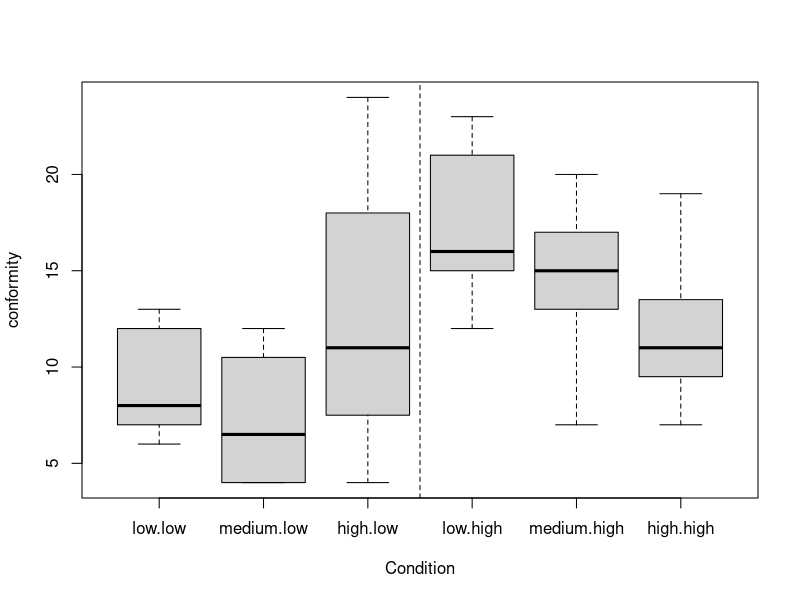
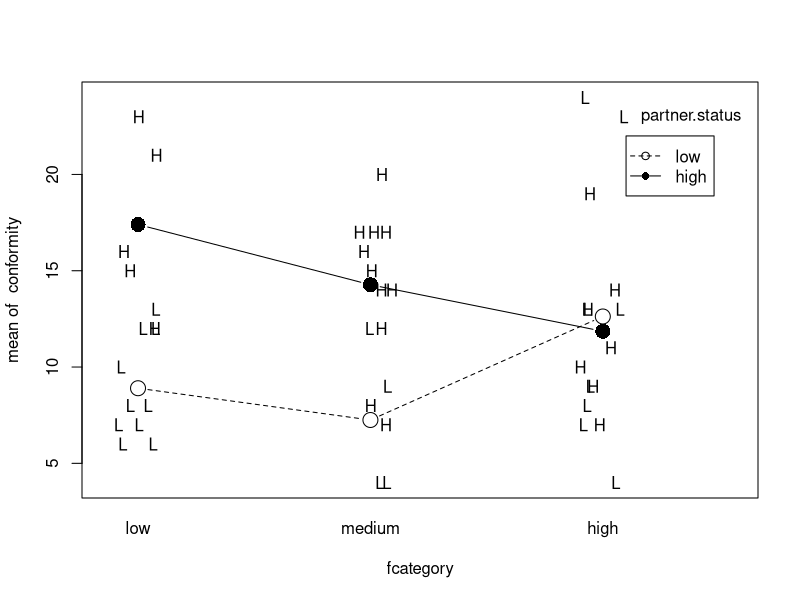

The R source for these figures, in order:
# In the fourth tutorial we are going to practice a 2-way ANOVA with interaction
# and calculate some values of Goodness of Fit using R2.

# We are getting read of stars on our reports
options(show.signif.stars=FALSE)

# Load the car library
library(car)
# Load the effects library
library(effects)


###################################
# Multi-way ANOVA: lm() can also be used with multiple factors and interactions
# Background reading: “Models with Many Factors: Multiway ANOVA” , page 166, blue Fox book
###################################

# Let's now look at a new data set and do a 3x2 two-way ANOVA with interaction
set.seed(123456) # to reproduce the results in the text
some(Moore)  # sample 10 rows

# In the Moore data set a score of conformity measures the number of times (out of 40)
# that a subject will change their mind and agree with the partner.  The fscore and
# fcategory measures the subject’s authoritarianism, in number (fscore) and factor
# (fcategory) form. 

# This is the data size
nrow(Moore)

# Reorder the fcategory and partner.status so that “low” gets included as the 
# intercept in the linear models we will fit:
Moore$fcategory <- factor(Moore$fcategory, levels=c("low", "medium", "high"))
Moore$partner.status <- relevel(Moore$partner.status, ref="low")

# Now we’re going to look at the joint relationship between two factors. A “contingency
# table” shows how many data points are in each pair of levels, and can be created
# using the xtabs command:
xtabs(~ fcategory + partner.status, data=Moore)

# In this table, the upper right number is the number of samples that have
# fcategory=low, partner.status=low, and the lower right shows how many data
# points have fcategory=high, partner.status=high

# In the same way we can compute the number of data points for each pair of levels,
# we can compute the mean and standard deviation of conformity for each pair of levels
# This is just like a contingency table, with the number samples replaced by the
# mean (or sd) of the samples in that group.

# The mean conformity table (remember this for exercise 1.3)
with(Moore, tapply(conformity,
                   list(Authoritarianism=fcategory,
                        "Partner's Status"=partner.status),
                   mean))
# The standard deviation table
with(Moore, tapply(conformity,
                   list(Authoritarianism=fcategory,
                        "Partner's Status"=partner.status),
                   sd))

# Make a nice plot that shows the ranges of values that conformity takes
# on given each (fcategory, partner.status) combination
boxplot(conformity ~ fcategory:partner.status, data=Moore,
        xlab="Condition", ylab="conformity")
abline(v=3.5, lty="dashed")



###############################
# EXERCISES
###############################

# Do the ANOVA on the Moore dataset - first with interactions between fcategory
# and partner.status:
mod.moore.1 <- lm(conformity ~ fcategory*partner.status, data=Moore)
summary(mod.moore.1)

# Then train a model without interactions:
mod.moore.2 <- lm(conformity ~ fcategory + partner.status, data=Moore)
summary(mod.moore.2)

#############################
# EXERCISE 1
#   1) How many coefficients are in mod.moore.1, including intercept?
#   2) How many degrees of freedom (df) does the model have?
#   3) The table on the bottom of page 169 in the blue Fox book shows how to
#       convert model coefficients to the group means of (fcategory,partner.status)
#       combinations. Compute some of the table entries from the coefficients
#       of mod.moore.1. Do they match the mean conformity table you generated
#      earlier?
#############################

#1) mod.moore.1 model has 6 coefficients.
k <- length(mod.moore.1$coeff)
#2) 
# Your sample size
n <- nrow(Moore)
# More precisely if you want to only look at the data used in the model
n <- length(mod.moore.1$model$conformity)  # this is the number of y that were used to calculate the coefficients

# The degrees of freedom that are left are n-k
(df <- n-k)

#3) The means:
(mean.low.low <- mod.moore.1$coeff[1])
(mean.med.low <- mod.moore.1$coeff[1] + mod.moore.1$coeff[2])
(mean.high.low <- mod.moore.1$coeff[1] + mod.moore.1$coeff[3])
(mean.low.high <- mod.moore.1$coeff[1] + mod.moore.1$coeff[4])
(mean.med.high <- mod.moore.1$coeff[1] + mod.moore.1$coeff[2] + mod.moore.1$coeff[4] + mod.moore.1$coeff[5])
(mean.high.high <- mod.moore.1$coeff[1] + mod.moore.1$coeff[3] + mod.moore.1$coeff[4] + mod.moore.1$coeff[6])


###########################
#  EXERCISE 2
#     1) How many coefficients are in mod.moore.2, including intercept?
#     2) How many degrees of freedom (df) does the model have?
#     3) The table in the bottom of page 170 in the blue Fox book shows how to
#         convert coefficients for the no-interaction model to the group means of. Compute
#         some of the table entries from the coefficients of mod.moore.2. Do they match the
#         mean conformity table you generated earlier? Why not?
############################

#1) There are 4 coefficients for this model
(k <- length(mod.moore.2$coeff))
#2) df = n-k
n <- length(mod.moore.2$model$conformity)  # this is the number of y that were used to calculate the coefficients

# The degrees of freedom that are left are n-k
(df <- n-k)

#3) The predicted means
(mean.low.low <- mod.moore.2$coeff[1])
(mean.med.low <- mod.moore.2$coeff[1] + mod.moore.2$coeff[2])
(mean.high.low <- mod.moore.2$coeff[1] + mod.moore.2$coeff[3])
(mean.low.high <- mod.moore.2$coeff[1] + mod.moore.2$coeff[4])
(mean.med.high <- mod.moore.2$coeff[1] + mod.moore.2$coeff[2] + mod.moore.2$coeff[4])
(mean.high.high <- mod.moore.2$coeff[1] + mod.moore.2$coeff[3] + mod.moore.2$coeff[4])

# I noticed that none of the means match exactly.  This 4 parameter model
# gives me the best prediction of the means for these coefficients.

# Make an interaction plot with this data set. Your GSI can explain to you the
# syntax of this command.
with(Moore, {
  interaction.plot(fcategory, partner.status, conformity, type="b",
                   pch=c(1, 16), cex=2, ylim=range(conformity), leg.bty="o")
  points(jitter(as.numeric(fcategory), factor=0.5), conformity,
         pch=ifelse(partner.status == "low", "L", "H"))
})


#####################
# Now we’re going to look at the statistics of model parameters and residuals
######################

# We’re going to go back to the prestige model - in case you need to re-fit it,
# run this command:
prestige.mod.full <- lm(prestige ~ education*type + log2(income)*type, data=Prestige)
prestige.mod.noEd <- lm(prestige ~ log2(income)*type, data=Prestige)

############################
# EXERCISE 3
# 	For the prestige.mod.full (the ANOCOVA with interactions)
#          
# Calculate by hand (meaning with basic R commands):
# R2 and R2ajd to measures the goodness of fit of this model relative to
# the zeroth order model (the prediction for prestige given by its mean)
# Calculate by hand the corresponding F and the corresponding p value

# You will use the equations given in the lecture and you
# should also use the objects of the model.  In particular:
#  prestige.mod.full$residual are the predictions-actual
#  prestige.mod.full$model$prestige are the values of prestige used.
# 
# Compare with the values given in the summary of the model.


# You can also check this wiki page:
#	https://en.wikipedia.org/wiki/Coefficient_of_determination#Definitions
#
#
############################

# ss2 (also known as SSerror)
ss2 <- sum(prestige.mod.full$residual^2)
mean.prestige <- mean(prestige.mod.full$model$prestige)
# ss1 (also known as SStotal)
ss1 <- sum((prestige.mod.full$model$prestige - mean.prestige)^2)

(rsquare <- (ss1-ss2)/ss1)
k2 <- length(prestige.mod.full$coefficients)
k1 <- 1
n <- length(prestige.mod.full$model$prestige)

(rsquare.adj <- 1 - (ss2/(n-k2))/(ss1/(n-k1)))

(fvalue <- ((ss1-ss2)/(k2-k1))/(ss2/(n-k2)) )
# This will return the probability
pf(fvalue, k2-k1, n-k2, lower.tail = FALSE)

summary(prestige.mod.full)


############################
# EXERCISE 4
# 	Compare the prestige.mod.full to prestige.mod.noEd
#          
# Calculate by hand (meaning with R commands):
# R2 and R2ajd that you would get to quantify the increase in goodness of
# fit of the full model relative to the model without education.
# 
# Calculate the P and corresponding p-value.  Check your results using
# anova(mod1, mod2)

# ss1 
ss1 <- sum(prestige.mod.noEd$residual^2)

(rsquare <- (ss1-ss2)/ss1)
k2 <- length(prestige.mod.full$coefficients)
k1 <- length(prestige.mod.noEd$coefficients)
n <- length(prestige.mod.full$model$prestige)

(rsquare.adj <- 1 - (ss2/(n-k2))/(ss1/(n-k1)))

(fvalue <- ((ss1-ss2)/(k2-k1))/(ss2/(n-k2)) )
pf(fvalue, k2-k1, n-k2, lower.tail = FALSE)

anova(prestige.mod.noEd, prestige.mod.full)
